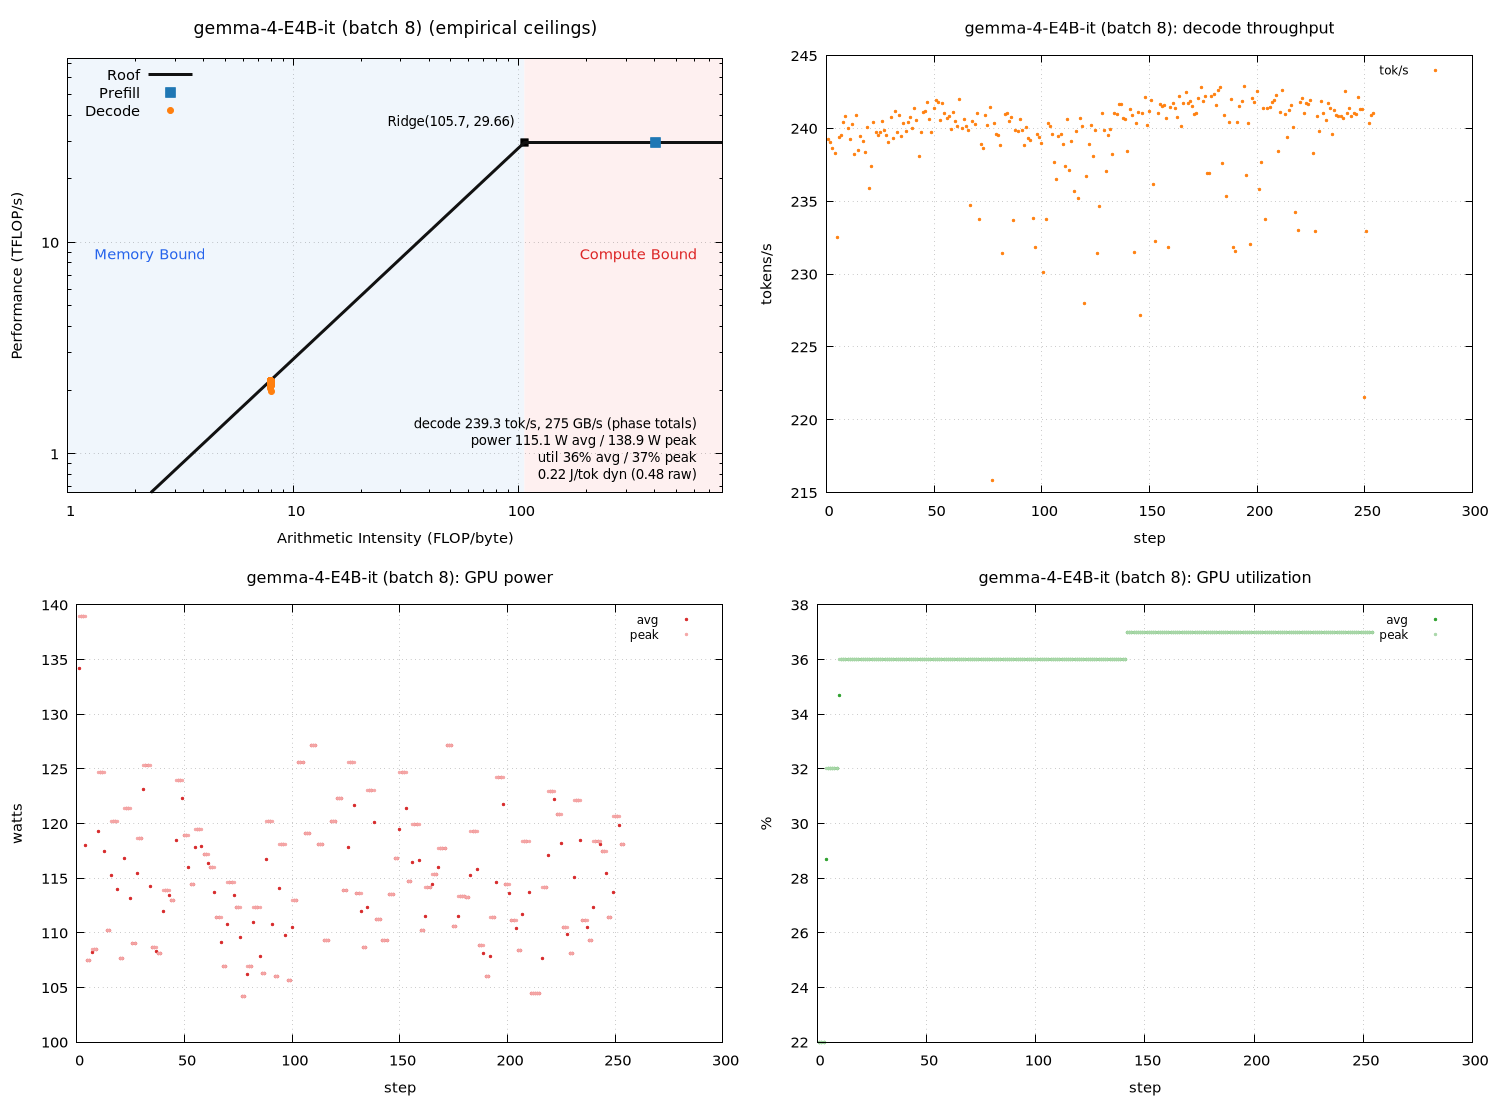

The gnuplot source for this figure:
set terminal pngcairo size 1500,1100 enhanced font 'Sans,11'
set output 'sweep_a100_vllm/gemma_b008_roofline.png'
set datafile separator "\t"
set datafile missing 'NaN'
set multiplot layout 2,2
unset label
unset object
unset arrow
set title "gemma-4-E4B-it (batch 8) (empirical ceilings)" font ',13'
set xlabel "Arithmetic Intensity (FLOP/byte)"
set ylabel "Performance (TFLOP/s)"
set logscale xy
set xrange [1:803.812]
set yrange [0.654325:74.1601]
set grid xtics ytics
set key top left
set object 1 rectangle from graph 0, graph 0 to first 105.729, graph 1 \
    fillcolor rgb '#dce9f7' fillstyle solid 0.45 noborder behind
set object 2 rectangle from first 105.729, graph 0 to graph 1, graph 1 \
    fillcolor rgb '#fbdcdc' fillstyle solid 0.45 noborder behind
set label 1 "Memory Bound" at graph 0.04, graph 0.55 left \
    textcolor rgb '#2563eb' font ',11'
set label 2 "Compute Bound" at graph 0.96, graph 0.55 right \
    textcolor rgb '#dc2626' font ',11'
set label 3 "Ridge(105.7, 29.66)" \
    at first 105.729, first 29.664 right \
    point pointtype 5 pointsize 1.2 \
    offset character -1.5, character 1 font ',10'
set label 4 "decode 239.3 tok/s, 275 GB/s (phase totals)\npower 115.1 W avg / 138.9 W peak\nutil 36% avg / 37% peak\n0.22 J/tok dyn (0.48 raw)" at graph 0.96, graph 0.16 right font ',10'
peak_t = 29.664
peak_b = 280.568
roof(x) = (x * peak_b / 1000.0 < peak_t) ? x * peak_b / 1000.0 : peak_t
plot roof(x) with lines linewidth 3 linecolor rgb '#111111' title 'Roof', \
     'sweep_a100_vllm/gemma_b008_roofline.dat' using 3:(strcol(2) eq 'prefill' ? $4 : 1/0) with points \
         pointtype 5 pointsize 1.6 linecolor rgb '#1f77b4' title 'Prefill', \
     'sweep_a100_vllm/gemma_b008_roofline.dat' using 3:(strcol(2) eq 'decode' ? $4 : 1/0) with points \
         pointtype 7 pointsize 1.0 linecolor rgb '#ff7f0e' title 'Decode'

unset label
unset object
unset arrow
unset logscale
set xrange [*:*]
set yrange [*:*]
set title "gemma-4-E4B-it (batch 8): decode throughput" font ',12'
set xlabel "step"
set ylabel "tokens/s"
set grid xtics ytics
set key top right font ',9'
plot 'sweep_a100_vllm/gemma_b008_roofline.dat' using 1:(strcol(2) eq 'decode' ? $5 : 1/0) with points pointtype 7 pointsize 0.4 linecolor rgb '#ff7f0e' title 'tok/s'

unset label
unset object
unset arrow
unset logscale
set xrange [*:*]
set yrange [*:*]
set title "gemma-4-E4B-it (batch 8): GPU power" font ',12'
set xlabel "step"
set ylabel "watts"
set grid xtics ytics
set key top right font ',9'
plot 'sweep_a100_vllm/gemma_b008_roofline.dat' using 1:(strcol(2) eq 'decode' ? $6 : 1/0) with points pointtype 7 pointsize 0.4 linecolor rgb '#d62728' title 'avg', \
     'sweep_a100_vllm/gemma_b008_roofline.dat' using 1:(strcol(2) eq 'decode' ? $8 : 1/0) with points pointtype 7 pointsize 0.4 linecolor rgb '#f4a6a6' title 'peak'

unset label
unset object
unset arrow
unset logscale
set xrange [*:*]
set yrange [*:*]
set title "gemma-4-E4B-it (batch 8): GPU utilization" font ',12'
set xlabel "step"
set ylabel "%"
set grid xtics ytics
set key top right font ',9'
plot 'sweep_a100_vllm/gemma_b008_roofline.dat' using 1:(strcol(2) eq 'decode' ? $7 : 1/0) with points pointtype 7 pointsize 0.4 linecolor rgb '#2ca02c' title 'avg', \
     'sweep_a100_vllm/gemma_b008_roofline.dat' using 1:(strcol(2) eq 'decode' ? $9 : 1/0) with points pointtype 7 pointsize 0.4 linecolor rgb '#a9d7a9' title 'peak'

unset multiplot
